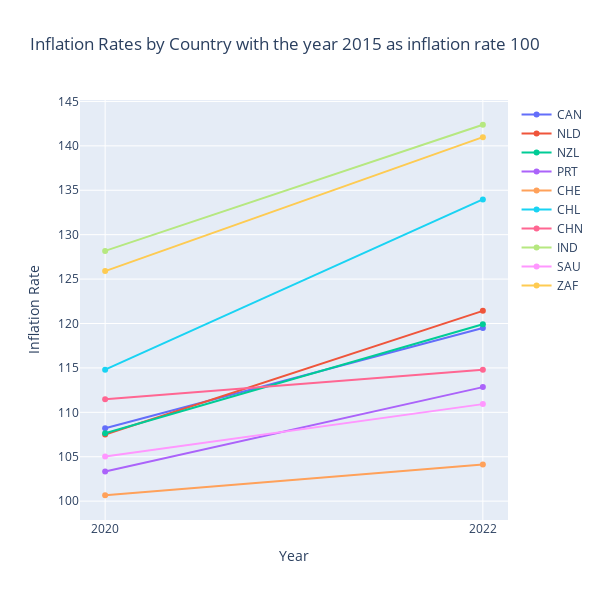

Source (notebook cell):
### Markdown cell above
## Perspective 1: Inflation has a minimal impact on happiness.
>**While inflation is an important economic indicator, its influence on happiness might be overshadowed by other factors. This perspective suggests that while economic stability is crucial, it may not be the sole determinant of happiness. To see if this perspective is valid, three visualisations have been created.**

The first visualisation illustrates the increase the inflation between the years 2020 and 2022 per selected country. The lines in the graph represent the increase in inflation for the different countries. In the visualisation can be seen how for every counrty the inflation has increased in 2022. The graph also shows how high the inflation rates are in comparison with the inflation in 2015. The year 2015 got the value of 100, so an inflation rate of 130 means that the inflation got 30% higher in that year in comparison to 2015.

### Code cell
colors = ['rgb(102,194,165)', 'rgb(252,141,98)', 'rgb(141,160,203)']


layout = go.Layout(
    xaxis=go.layout.XAxis(
        type='category',  # The x-axis type is categorical
        tickvals=['2020', '2022'],  # Set custom tick values
        ticktext=['2020', '2022'],  # Set custom tick labels
    ),

    width=600,
    height=600
)

data = []
for country in inflation2020['LOCATION'].unique():
    # Extract the data for each country
    country_data_2020 = inflation2020[inflation2020['LOCATION'] == country]
    country_data_2022 = inflation2022[inflation2022['LOCATION'] == country]
    
    # Create a trace for each country
    trace = go.Scatter(
        x=['2020', '2022'],
        y=[country_data_2020['Value'].iloc[0], country_data_2022['Value'].iloc[0]],
        mode='lines+markers',
        name=country,
#         
    )
    
    data.append(trace)


fig = go.Figure(data=data, layout=layout)


fig.update_layout(
    title="Inflation Rates by Country with the year 2015 as inflation rate 100",
    xaxis_title="Year",
    yaxis_title="Inflation Rate",
)


fig.show()

### Figure 1 — Plotly figure (JSON) as saved in the notebook; plotly's stock layout.template omitted (floating-point values rounded to 4 significant figures)
{"data": [{"mode": "lines+markers", "name": "CAN", "type": "scatter", "x": ["2020", "2022"], "y": [108.2, 119.5]}, {"mode": "lines+markers", "name": "NLD", "type": "scatter", "x": ["2020", "2022"], "y": [107.5, 121.4]}, {"mode": "lines+markers", "name": "NZL", "type": "scatter", "x": ["2020", "2022"], "y": [107.6, 119.9]}, {"mode": "lines+markers", "name": "PRT", "type": "scatter", "x": ["2020", "2022"], "y": [103.3, 112.8]}, {"mode": "lines+markers", "name": "CHE", "type": "scatter", "x": ["2020", "2022"], "y": [100.7, 104.1]}, {"mode": "lines+markers", "name": "CHL", "type": "scatter", "x": ["2020", "2022"], "y": [114.8, 134.0]}, {"mode": "lines+markers", "name": "CHN", "type": "scatter", "x": ["2020", "2022"], "y": [111.5, 114.8]}, {"mode": "lines+markers", "name": "IND", "type": "scatter", "x": ["2020", "2022"], "y": [128.2, 142.4]}, {"mode": "lines+markers", "name": "SAU", "type": "scatter", "x": ["2020", "2022"], "y": [105.0, 110.9]}, {"mode": "lines+markers", "name": "ZAF", "type": "scatter", "x": ["2020", "2022"], "y": [125.9, 141.0]}], "layout": {"height": 600, "title": {"text": "Inflation Rates by Country with the year 2015 as inflation rate 100"}, "width": 600, "xaxis": {"ticktext": ["2020", "2022"], "tickvals": ["2020", "2022"], "title": {"text": "Year"}, "type": "category"}, "yaxis": {"title": {"text": "Inflation Rate"}}}}
